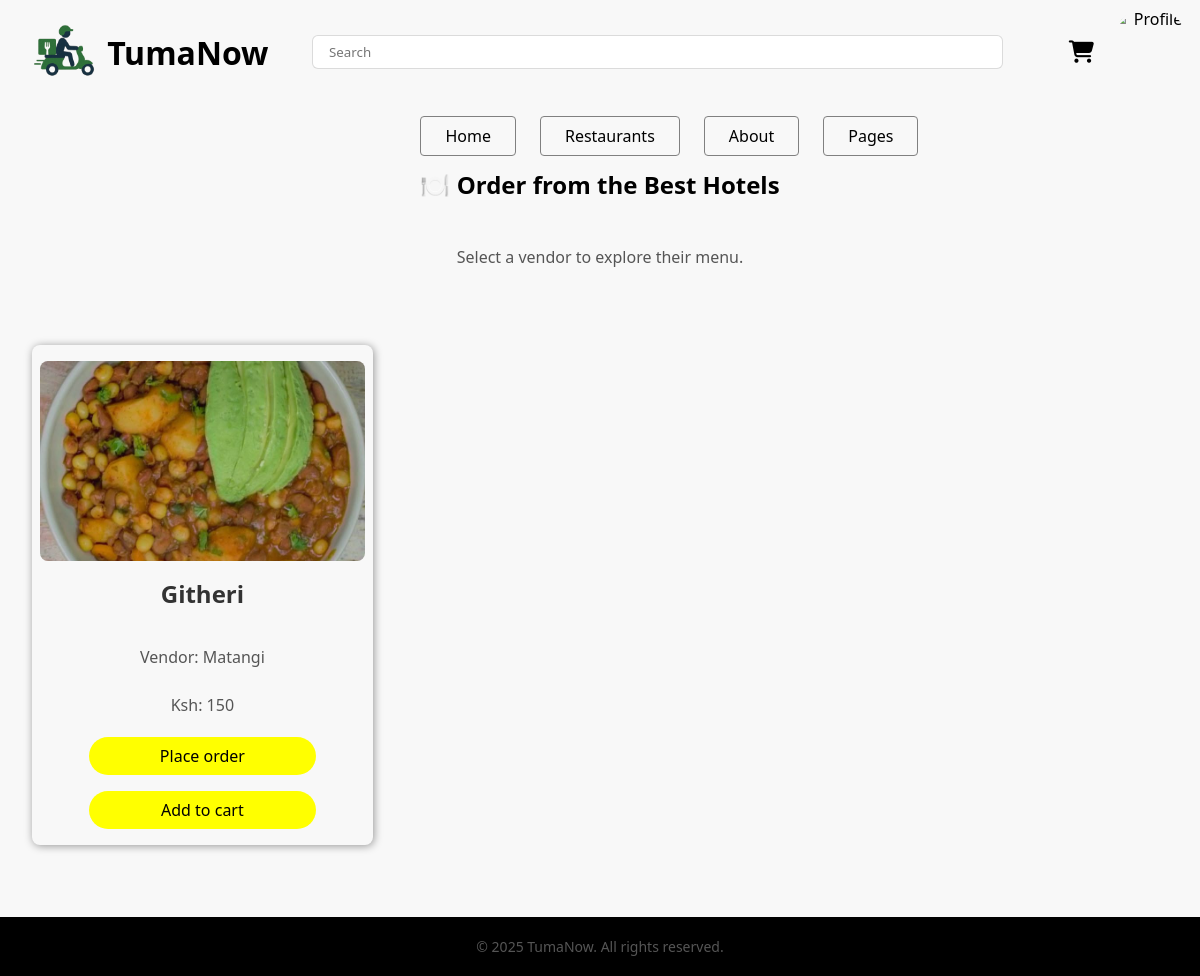
The app's page /menu/ (signed in) with its own data.
### Tumanow_app/models.py (models this page shows, shortened)
class Product(models.Model):
    vendor = models.ForeignKey(Vendor, on_delete=CASCADE)
    name = models.CharField(max_length=100)
    price = models.PositiveIntegerField()
    image = models.ImageField(upload_to='product_images/')
    restaurant = models.ForeignKey('Restaurant', on_delete=models.CASCADE, related_name='menu_items')

class Vendor(models.Model):
    user = models.OneToOneField(User, on_delete=CASCADE)
    vendor_name = models.CharField(max_length=100)
    phone_number = PhoneNumberField()
    restaurant = models.ForeignKey('Restaurant', on_delete=models.CASCADE, related_name='vendor_name')
    def __str__(self):
        return self.vendor_name

### Tumanow_app/views.py (the view)
# urls.py: path('menu/', views.menu, name='menu'),
def menu(request):
    products = Product.objects.all()
    return render(request, 'menu.html', {'products': products})

### Tumanow_app/templates/menu.html (shortened to what this page needs)
{% extends 'base.html' %}
{% load static %}
{% block static_inclusions %}
<link rel="stylesheet" href="{% static 'menu.css' %}" />
{% endblock %}
{% block main %}
<main>
    <section class="vendors-container">
        <h2>🍽️ Order from the Best Hotels</h2>
        <p>Select a vendor to explore their menu.</p>
        <div class="vendors-grid">
            {% for product in products %}
             <div class="vendor-card">
                <img src="{{ product.image.url }}" alt="Wajeff">
                <h3>{{ product.name }}</h3>
                <p>Vendor: {{ product.vendor }}</p>
                <p>Ksh: {{ product.price }}</p>
                <a href="{% url 'place_order' id=product.id %}">Place order</a>
                <a href="{% url 'add_to_cart' id=product.id %}">Add to cart</a>
             </div>
            {% endfor %}
        </div>
    </section>
</main>
{% endblock %}

### Tumanow_app/static/styles.css (style rules this page uses)
* { margin: 0; padding: 0; box-sizing: border-box; font-family: system-ui, -apple-system, "Segoe UI", Roboto, "Helvetica Neue", Arial, "Noto Sans", sans-serif, "Apple Color Emoji", "Segoe UI Emoji", "Segoe UI Symbol", "Noto Color Emoji"; }
body { font-family: 'Poppins', sans-serif; margin: 0; padding: 0; text-align: center; background-color: #f8f8f8; }
main { min-height: 74vh; }
h3, .checkout-summary h3 { font-size: 1.5em; margin-bottom: 15px; color: #333; }
p { margin: 5px 0; color: #555; }

### Tumanow_app/static/menu.css (style rules this page uses)
.vendors-container { width: 100%; height: auto; text-align: center; display: flex; flex-direction: column; gap: 5vh; }
.vendors-container > .vendors-grid { width: 100%; padding: 4vh; display: flex; flex-wrap: wrap; gap: 4vh; }
.vendors-container > .vendors-grid > .vendor-card { width: 30%; height: auto; text-decoration: none; color: black; border-radius: 1vh; overflow: hidden; box-shadow: 1px 1px 8px rgba(0, 0, 0, 0.4); transition: 0.3s; display: flex; flex-direction: column; align-items: center; gap: 2vh; padding: 2vh 1vh; }
.vendors-container > .vendors-grid > .vendor-card > img { width: 100%; height: 25vh; object-fit: cover; border-radius: inherit; }
.vendors-container > .vendors-grid > .vendor-card > a { width: 70%; padding: 1vh; background-color: yellow; text-decoration: none; color: black; border-radius: 20px; }

### records on screen
Product: image (picture), name "Githeri", vendor "Matangi", price "150"
